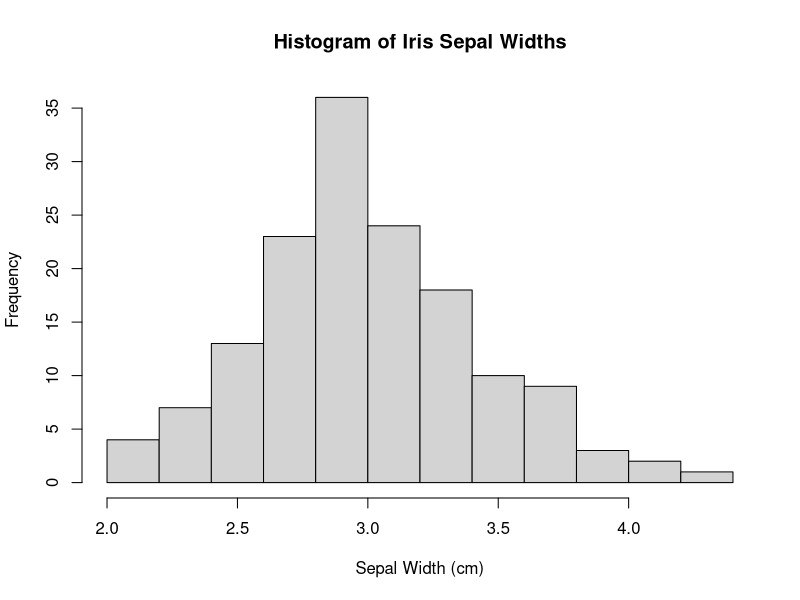
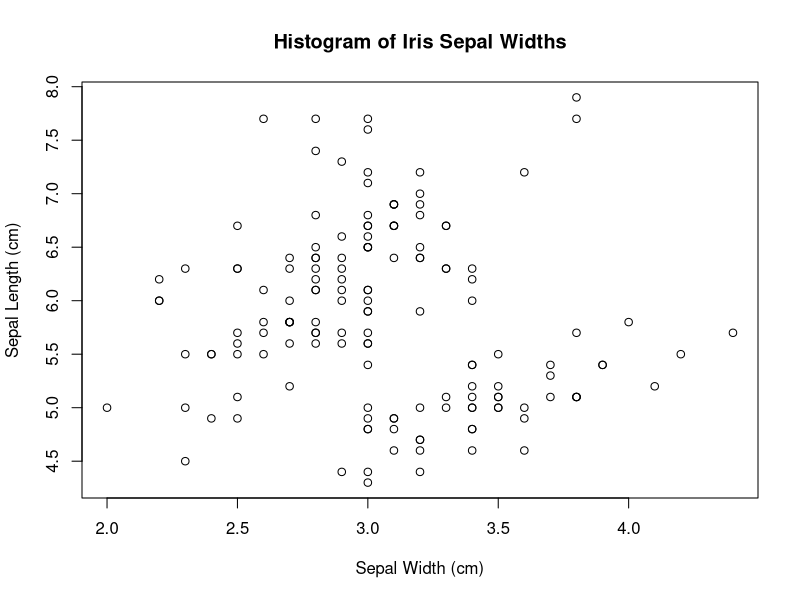
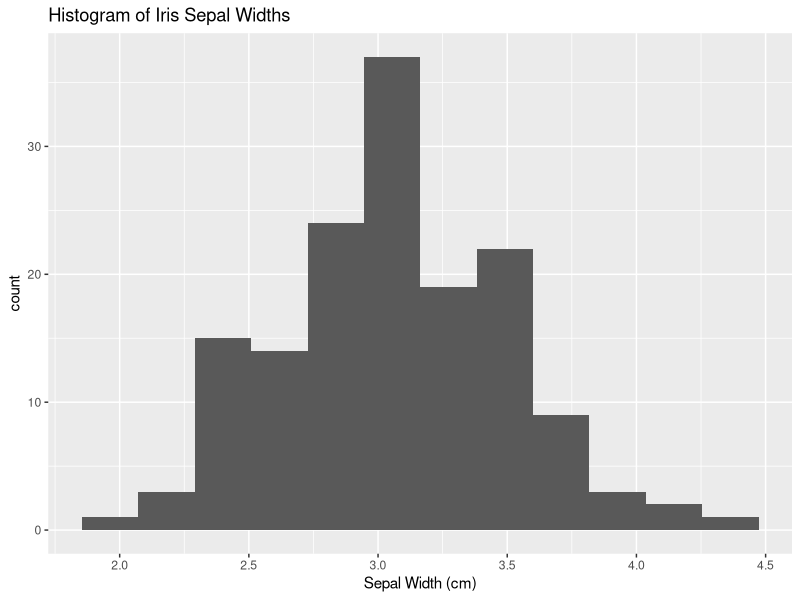
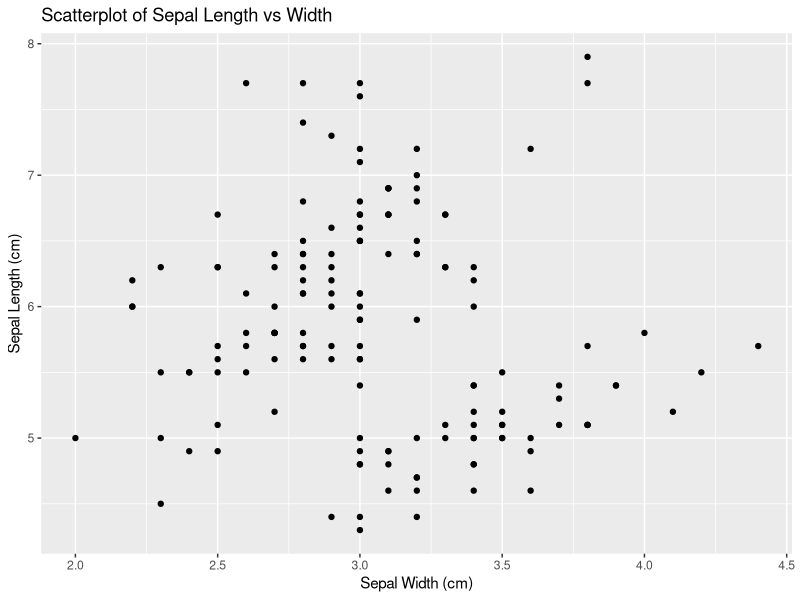
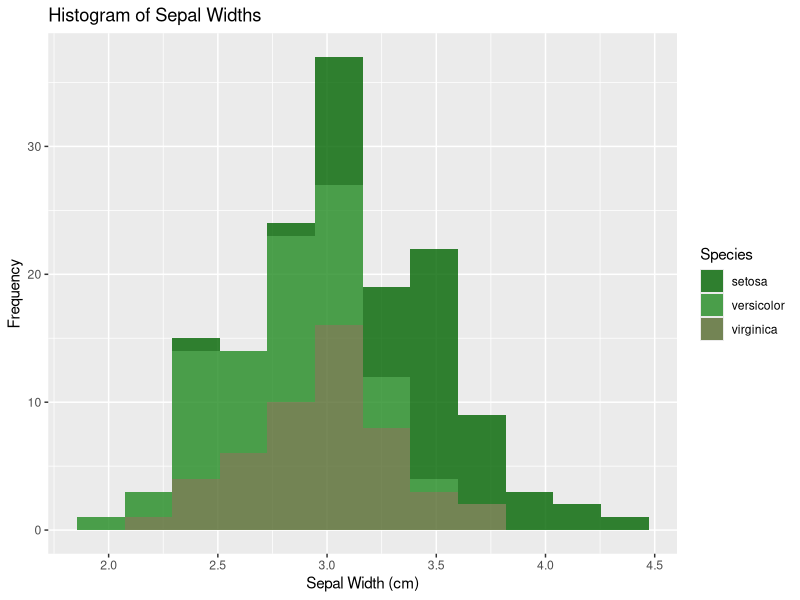
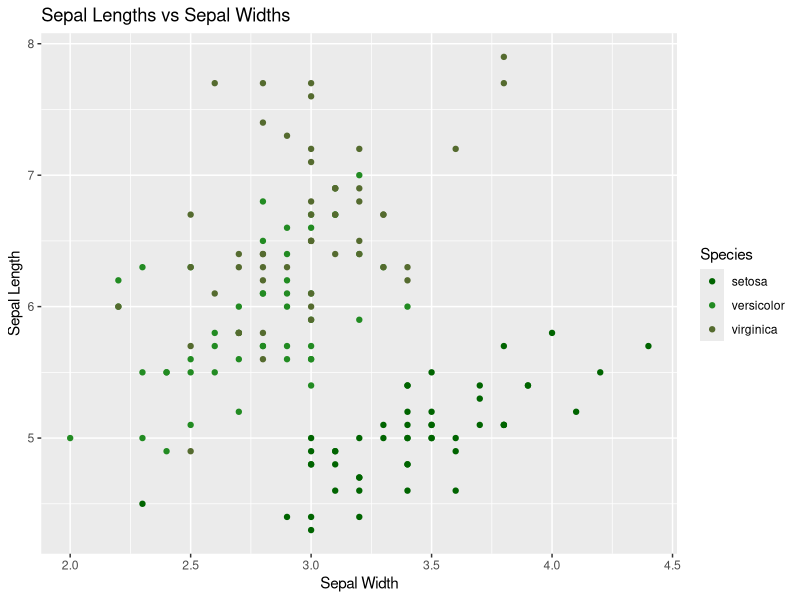
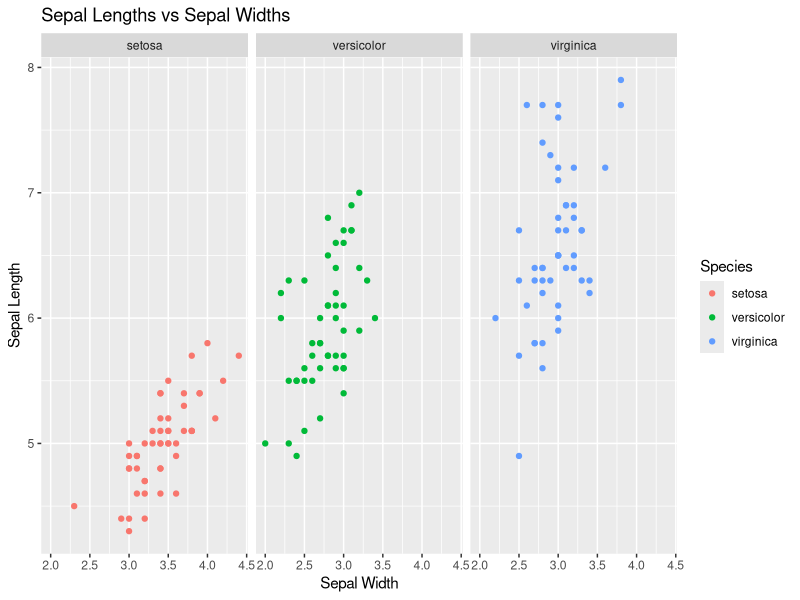
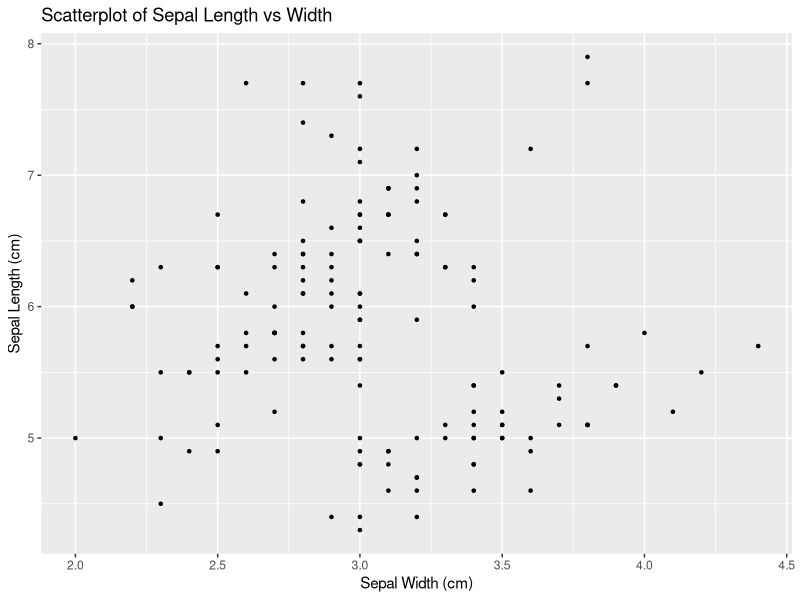

Reproduce these figures in R, in order.
## ---- chunk 1
var1 <- "My first variable!"
# print the variable
var1
## ---- chunk 2
var2 = "My second variable!"
var2
## ---- chunk 3
vec1 = c(1, 3, 5, 8, 12)
print(vec1)

# you can also assign a series of numbers to a vector
vec2 = 1:10
print(vec2)
## ---- chunk 4

# access elements in vectors with square brackets
# note: indexing in R starts at 1, not 0!
print(vec1[3])
## ---- chunk 5
print(5 * 7 + 9)
# note that multiplication is done before addition
print(7 + 9 * 5)
# use parentheses as needed
print(5 * (7 + 9))
## ---- chunk 6
vec1 = c(1, 3, 5, 8, 12)

# mean
print(mean(vec1))
# median
print(median(vec1))
# standard deviation
print(sd(vec1))
## ---- chunk 7
vec_na = c(1, 3, 5, NA, 12)

# mean
print(mean(vec_na))
print(mean(vec_na, na.rm=TRUE))
# median
print(median(vec_na))
print(median(vec_na, na.rm=TRUE))
# standard deviation
print(sd(vec_na))
print(sd(vec_na, na.rm=TRUE))
## ---- chunk 8
head(iris)
## ---- chunk 9
# `paste0` combines outputs
print(paste0("Number of rows: ", nrow(iris)))
print(paste0("Number of columns: ", ncol(iris)))
# column names
print(names(iris))
## ---- chunk 10
summary(iris)
## ---- chunk 11
# printing the first 15 values in the Sepal.Length column
print(iris$Sepal.Length[1:15])
## ---- chunk 12
# histogram example
hist(x = iris$Sepal.Width, # data to plot on the x axis
     main = "Histogram of Iris Sepal Widths", # plot title
     xlab = "Sepal Width (cm)") # x axis title
## ---- chunk 13
# scatterplot example
plot(x = iris$Sepal.Width, # data to plot on the x axis
     y = iris$Sepal.Length, # data to plot on the y axis
     main = "Histogram of Iris Sepal Widths", # plot title
     xlab = "Sepal Width (cm)", # x axis title
     ylab = "Sepal Length (cm)") # y axis title
## ---- chunk 14
library(ggplot2)
print("ggplot loaded!")
## ---- chunk 15
ggplot(iris, aes(x = Sepal.Width)) + # specifying dataset and aesthetic mapping
  geom_histogram(bins = 12) + # adding a histogram layer
  labs(title = "Histogram of Iris Sepal Widths", # adding a layer with title and axis labels
       x = "Sepal Width (cm)")
## ---- chunk 16
ggplot(iris, aes(x = Sepal.Width, 
                 y = Sepal.Length)) +
  geom_point() + # adding a scatterplot layer
  labs(title = "Scatterplot of Sepal Length vs Width", 
       x = "Sepal Width (cm)",
       y = "Sepal Length (cm)")
## ---- chunk 17
ggplot(iris, 
       aes(x = Sepal.Width, fill = Species)) + 
  geom_histogram(bins = 12,
                 # alpha controls transparency
                 alpha = 0.8) + 
  labs(title = "Histogram of Sepal Widths", 
       x = "Sepal Width (cm)", 
       y = "Frequency") + 
  # you can specify your own colors for each group
  scale_fill_manual(values = c("darkgreen", 
                               "forestgreen", 
                               "darkolivegreen"))
## ---- chunk 18
ggplot(iris, 
       aes(x = Sepal.Width, 
           y = Sepal.Length, 
           color = Species)) + 
  geom_point() + 
  labs(title = "Sepal Lengths vs Sepal Widths", 
       x = "Sepal Width", 
       y = "Sepal Length") +
  scale_color_manual(values = c("darkgreen", 
                               "forestgreen", 
                               "darkolivegreen"))
## ---- chunk 19
ggplot(iris, 
       aes(x = Sepal.Width, y = Sepal.Length, color = Species)) + 
  geom_point() + 
  labs(title = "Sepal Lengths vs Sepal Widths", 
       x = "Sepal Width", 
       y = "Sepal Length") +
  # wrap by Species
  facet_wrap(~Species)
## ---- chunk 20
ggplot(iris, aes(x = Sepal.Width, 
                 y = Sepal.Length)) +
  geom_point(shape=20) + 
  labs(title = "Scatterplot of Sepal Length vs Width", 
       x = "Sepal Width (cm)",
       y = "Sepal Length (cm)") + 
  theme_gray()
## ---- chunk 21
ggplot(iris, aes(x = Sepal.Width, 
                 y = Sepal.Length)) +
  geom_point() + # adding a scatterplot layer
  labs(title = "Scatterplot of Sepal Length vs Width", 
       x = "Sepal Width (cm)",
       y = "Sepal Length (cm)") + 
  geom_label(label = "Look at this!", 
             x = 4.0,
             y = 6.5,
             color = "black",
             fill = "#69b3a2"
  )
## ---- chunk 22
ggplot(iris, aes(x = Sepal.Width, 
                 y = Sepal.Length,
                 size = Petal.Width,
                 color = Species)) +
  geom_point(alpha = 0.6) + 
  labs(title = "Scatterplot of Sepal Length vs Width", 
       x = "Sepal Width (cm)",
       y = "Sepal Length (cm)") + 
  theme_gray()
